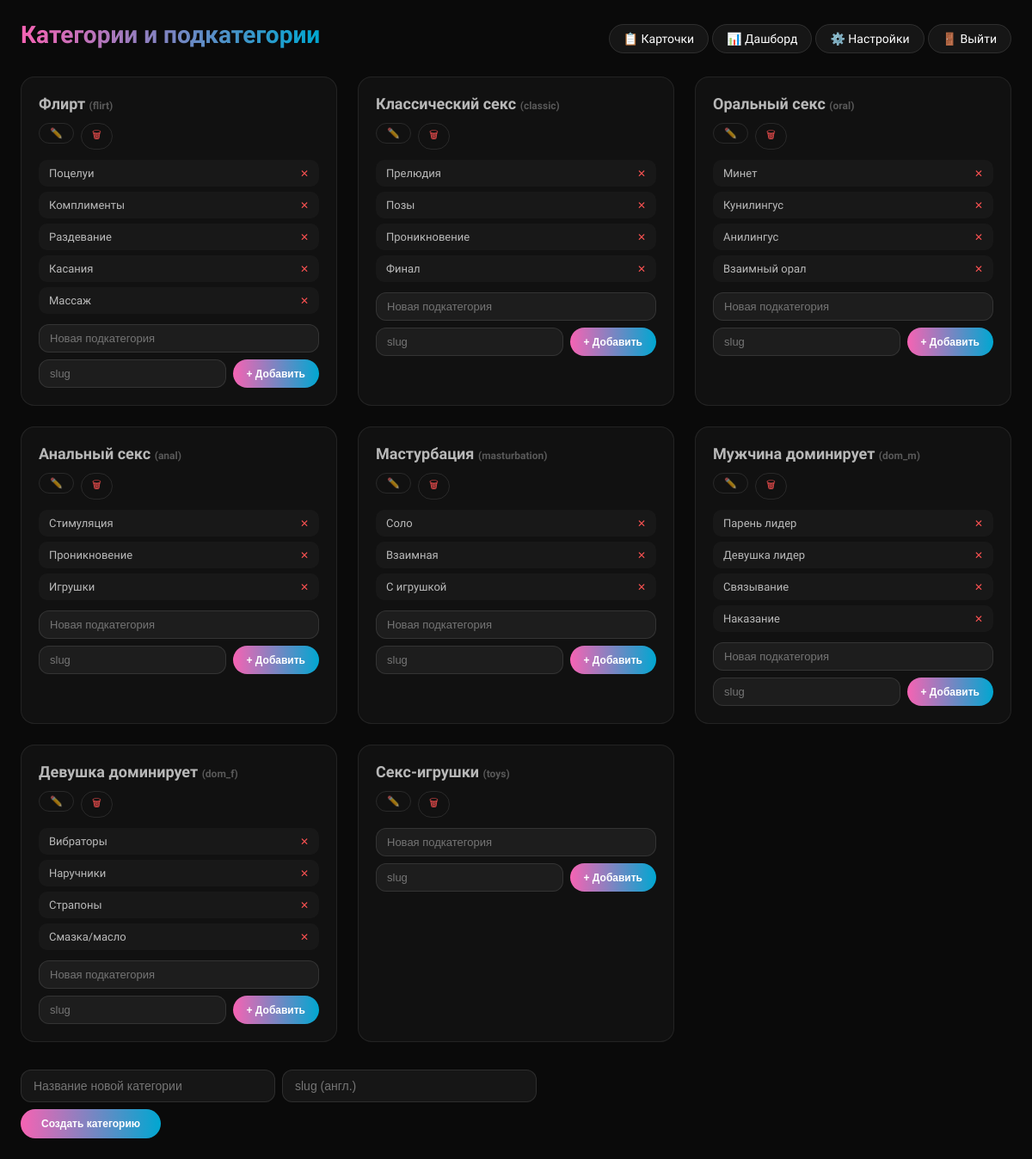
Before: /admin/categories.php (signed in) with the older database file.
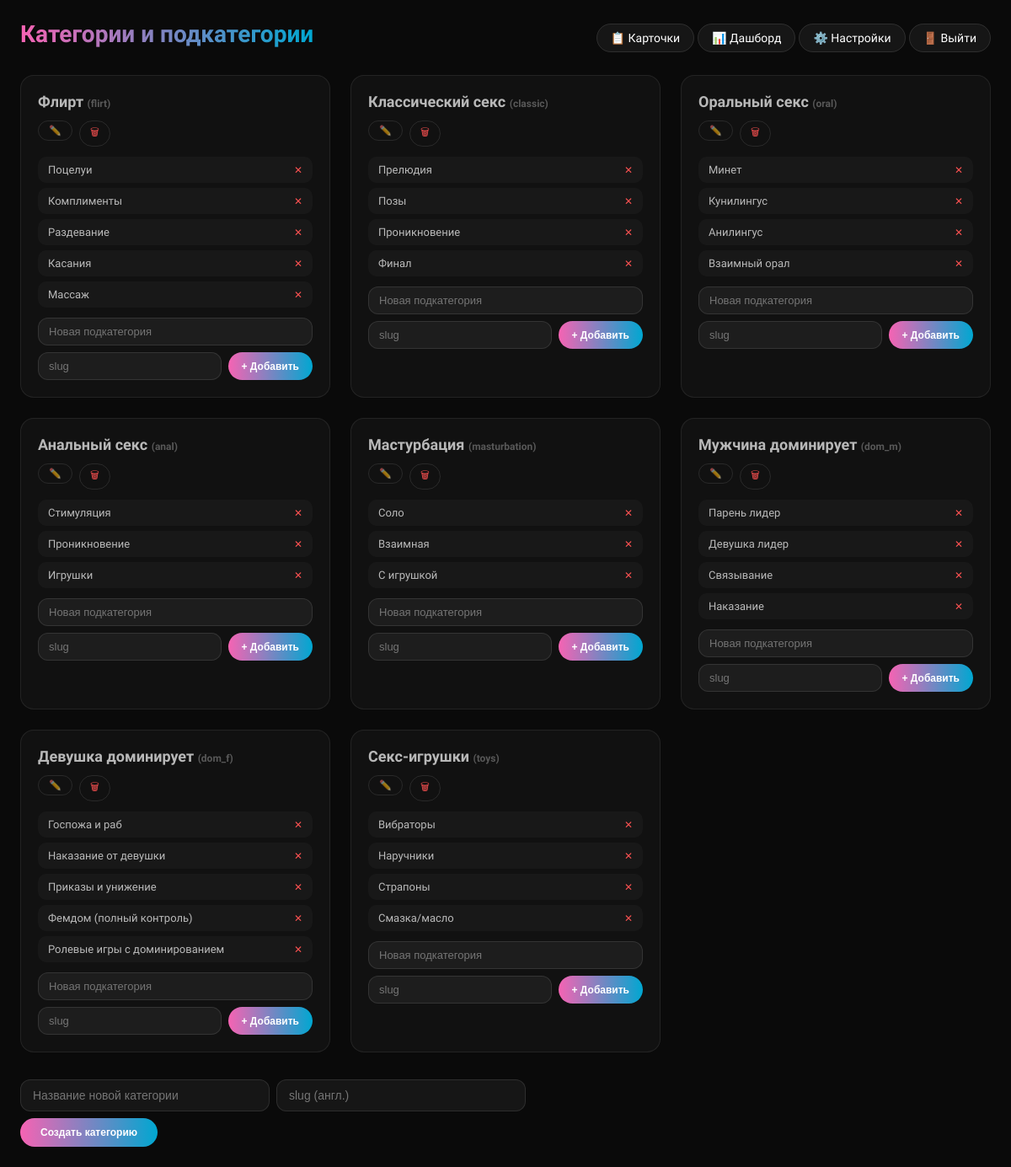
After: the same page with the newer database file.
### tables this page shows
CREATE TABLE categories (
            id INTEGER PRIMARY KEY AUTOINCREMENT,
            name TEXT NOT NULL,
            slug TEXT UNIQUE NOT NULL,
            sort_order INTEGER NOT NULL DEFAULT 0
        );

CREATE TABLE subcategories (
    id INTEGER PRIMARY KEY AUTOINCREMENT,
    category_id INTEGER REFERENCES categories(id),
    name TEXT NOT NULL,
    slug TEXT NOT NULL,
    sort_order INTEGER NOT NULL DEFAULT 0
);

### lib/helpers.php (called while the page is built, shortened)
<?php
function e(string $s): string {
    return htmlspecialchars($s, ENT_QUOTES | ENT_SUBSTITUTE, 'UTF-8');
}

### public_html/admin/categories.php (the view, shortened to what this page needs)
<?php
require_once __DIR__ . '/../../lib/helpers.php';
$pdo = getDB();
$categories = $pdo->query("SELECT * FROM categories ORDER BY sort_order")->fetchAll();
$subcategories = $pdo->query("SELECT s.*, c.name as cat_name FROM subcategories s JOIN categories c ON c.id=s.category_id ORDER BY s.category_id, s.sort_order")->fetchAll();
$subsByCat = [];
foreach ($subcategories as $s) $subsByCat[$s['category_id']][] = $s;
?><!DOCTYPE html>
<html lang="ru">
<head><meta charset="utf-8"><title>Категории — Админка</title>
</head>
<body>
<div class="header-bar">
    <div><h1>Категории и подкатегории</h1></div>
    <div>
        <a href="/admin/cards.php">📋 Карточки</a>
        <a href="/admin/dashboard.php">📊 Дашборд</a>
        <a href="/admin/settings.php">⚙️ Настройки</a>
        <a href="/admin/logout.php">🚪 Выйти</a>
    </div>
</div>
<div class="cat-grid">
    <?php foreach ($categories as $cat): ?>
    <div class="cat-block">
        <h2><?=e($cat['name'])?> <span style="font-size:12px;color:rgba(255,255,255,.3)">(<?=$cat['slug']?>)</span></h2>
        <div class="cat-actions">
            <form method="post" style="display:inline" onsubmit="return prompt('Новое название:', '<?=e($cat['name'])?>') && (this.querySelector('[name=name]').value = prompt_result)">
                <button type="submit">✏️</button>
            </form>
            <form method="post" style="display:inline" onsubmit="return confirm('Удалить категорию? Все подкатегории тоже удалятся.')">
                <button type="submit" style="color:#FF5252">🗑</button>
            </form>
        </div>
        <?php if (!empty($subsByCat[$cat['id']])): ?>
        <div style="margin-top:12px">
            <?php foreach ($subsByCat[$cat['id']] as $sub): ?>
            <div class="sub-item">
                <span class="sub-name"><?=e($sub['name'])?></span>
                <form method="post" style="display:inline" onsubmit="return confirm('Удалить подкатегорию?')">
                    <button type="submit" style="background:none;border:none;color:#FF5252;cursor:pointer;font-size:12px">✕</button>
                </form>
            </div>
            <?php endforeach; ?>
        </div>
        <?php endif; ?>
        <div class="add-form">
            <input type="text" id="subName_<?=$cat['id']?>" placeholder="Новая подкатегория">
            <input type="text" id="subSlug_<?=$cat['id']?>" placeholder="slug">
            <button onclick="addSub(<?=$cat['id']?>)">+ Добавить</button>
        </div>
    </div>
    <?php endforeach; ?>
</div>
<form method="post" class="add-form" style="margin-top:32px;max-width:600px">
    <input type="text" name="name" placeholder="Название новой категории" required style="flex:1;padding:10px 14px;border-radius:12px;border:1px solid rgba(255,255,255,.1);background:rgba(255,255,255,.05);color:#fff;font-size:14px;outline:none">
    <input type="text" name="slug" placeholder="slug (англ.)" required style="flex:1;padding:10px 14px;border-radius:12px;border:1px solid rgba(255,255,255,.1);background:rgba(255,255,255,.05);color:#fff;font-size:14px;outline:none">
    <button type="submit" style="padding:10px 24px;border-radius:60px;border:none;background:linear-gradient(90deg,#F663B3,#00A7D1);color:#fff;font-weight:600;cursor:pointer">Создать категорию</button>
</form>
</body>
</html>

### public_html/admin/categories.php (style rules this page uses)
* { margin:0;padding:0;box-sizing:border-box }
body { font-family:'Exo 2',sans-serif;background:#0a0a0a;color:#fff;padding:24px;min-height:100vh }
a { color:#00A7D1;text-decoration:none;transition:.2s }
h1 { font-size:28px;margin-bottom:8px;background:linear-gradient(90deg,#F663B3,#00A7D1);-webkit-background-clip:text;-webkit-text-fill-color:transparent }
.header-bar { display:flex;justify-content:space-between;align-items:center;margin-bottom:24px;flex-wrap:wrap;gap:12px }
.header-bar a { font-size:14px;padding:8px 16px;border-radius:60px;background:rgba(255,255,255,.05);border:1px solid rgba(255,255,255,.1);color:#fff }
.cat-grid { display:grid;grid-template-columns:repeat(auto-fit,minmax(300px,1fr));gap:24px }
.cat-block { background:rgba(255,255,255,.03);border:1px solid rgba(255,255,255,.08);border-radius:16px;padding:20px }
.cat-block h2 { font-size:18px;margin-bottom:12px;color:rgba(255,255,255,.7) }
.cat-actions { display:flex;gap:8px;margin-top:8px }
.cat-actions a,.cat-actions button { padding:4px 12px;border-radius:60px;font-size:12px;cursor:pointer;border:1px solid rgba(255,255,255,.1);background:transparent;color:rgba(255,255,255,.6);transition:.2s;text-decoration:none }
.sub-item { background:rgba(255,255,255,.03);border-radius:10px;padding:8px 12px;margin-bottom:6px;display:flex;justify-content:space-between;align-items:center;font-size:13px }
.sub-name { color:rgba(255,255,255,.7) }
.add-form { display:flex;gap:8px;margin-top:12px;flex-wrap:wrap }
.add-form input { padding:8px 12px;border-radius:12px;border:1px solid rgba(255,255,255,.1);background:rgba(255,255,255,.05);color:#fff;font-size:13px;outline:none;flex:1 }
.add-form button { padding:8px 16px;border-radius:60px;border:none;background:linear-gradient(90deg,#F663B3,#00A7D1);color:#fff;font-weight:600;cursor:pointer;font-size:12px }

Changed rows visible on the page:
changed categories "Девушка доминирует": loses subcategories (name "Вибраторы"); loses subcategories (name "Наручники"); loses subcategories (name "Страпоны"); loses subcategories (name "Смазка/масло")
added subcategories: name "Госпожа и раб", shown under categories "Девушка доминирует"
added subcategories: name "Наказание от девушки", shown under categories "Девушка доминирует"
added subcategories: name "Приказы и унижение", shown under categories "Девушка доминирует"
added subcategories: name "Фемдом (полный контроль)", shown under categories "Девушка доминирует"
added subcategories: name "Ролевые игры с доминированием", shown under categories "Девушка доминирует"
changed categories "Секс-игрушки": gains subcategories (name "Вибраторы"); gains subcategories (name "Наручники"); gains subcategories (name "Страпоны"); gains subcategories (name "Смазка/масло")
